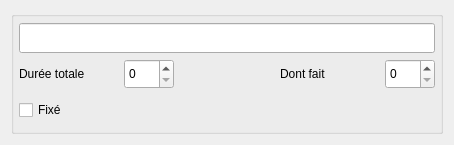
<?xml version="1.0" encoding="UTF-8"?>
<ui version="4.0">
 <class>Form</class>
 <widget class="TicketMoverWidget" name="Form">
  <property name="geometry">
   <rect>
    <x>0</x>
    <y>0</y>
    <width>454</width>
    <height>145</height>
   </rect>
  </property>
  <property name="windowTitle">
   <string>Form</string>
  </property>
  <layout class="QVBoxLayout" name="verticalLayout">
   <item>
    <widget class="QGroupBox" name="group_box">
     <property name="enabled">
      <bool>true</bool>
     </property>
     <property name="flat">
      <bool>true</bool>
     </property>
     <property name="checkable">
      <bool>false</bool>
     </property>
     <layout class="QVBoxLayout" name="verticalLayout_2">
      <property name="spacing">
       <number>5</number>
      </property>
      <property name="leftMargin">
       <number>5</number>
      </property>
      <property name="topMargin">
       <number>5</number>
      </property>
      <property name="rightMargin">
       <number>5</number>
      </property>
      <property name="bottomMargin">
       <number>5</number>
      </property>
      <item>
       <widget class="QLineEdit" name="title_line_edit">
        <property name="minimumSize">
         <size>
          <width>0</width>
          <height>30</height>
         </size>
        </property>
       </widget>
      </item>
      <item>
       <layout class="QHBoxLayout" name="duration_layout">
        <item>
         <widget class="QLabel" name="duration_label">
          <property name="minimumSize">
           <size>
            <width>100</width>
            <height>30</height>
           </size>
          </property>
          <property name="text">
           <string>Durée totale</string>
          </property>
         </widget>
        </item>
        <item>
         <widget class="QSpinBox" name="duration_spin_box">
          <property name="minimumSize">
           <size>
            <width>50</width>
            <height>30</height>
           </size>
          </property>
         </widget>
        </item>
        <item>
         <spacer name="duration_spacer">
          <property name="orientation">
           <enum>Qt::Horizontal</enum>
          </property>
          <property name="sizeHint" stdset="0">
           <size>
            <width>40</width>
            <height>20</height>
           </size>
          </property>
         </spacer>
        </item>
        <item>
         <widget class="QLabel" name="advancement_label">
          <property name="minimumSize">
           <size>
            <width>100</width>
            <height>30</height>
           </size>
          </property>
          <property name="text">
           <string>Dont fait</string>
          </property>
         </widget>
        </item>
        <item>
         <widget class="QSpinBox" name="advancement_spin_box">
          <property name="minimumSize">
           <size>
            <width>50</width>
            <height>30</height>
           </size>
          </property>
         </widget>
        </item>
       </layout>
      </item>
      <item>
       <widget class="QCheckBox" name="fixed_check_box">
        <property name="minimumSize">
         <size>
          <width>0</width>
          <height>30</height>
         </size>
        </property>
        <property name="text">
         <string>Fixé</string>
        </property>
       </widget>
      </item>
     </layout>
    </widget>
   </item>
  </layout>
 </widget>
 <customwidgets>
  <customwidget>
   <class>TicketMoverWidget</class>
   <extends>QWidget</extends>
   <header>ticket_mover_widget.h</header>
   <container>1</container>
  </customwidget>
 </customwidgets>
 <resources/>
 <connections/>
</ui>
